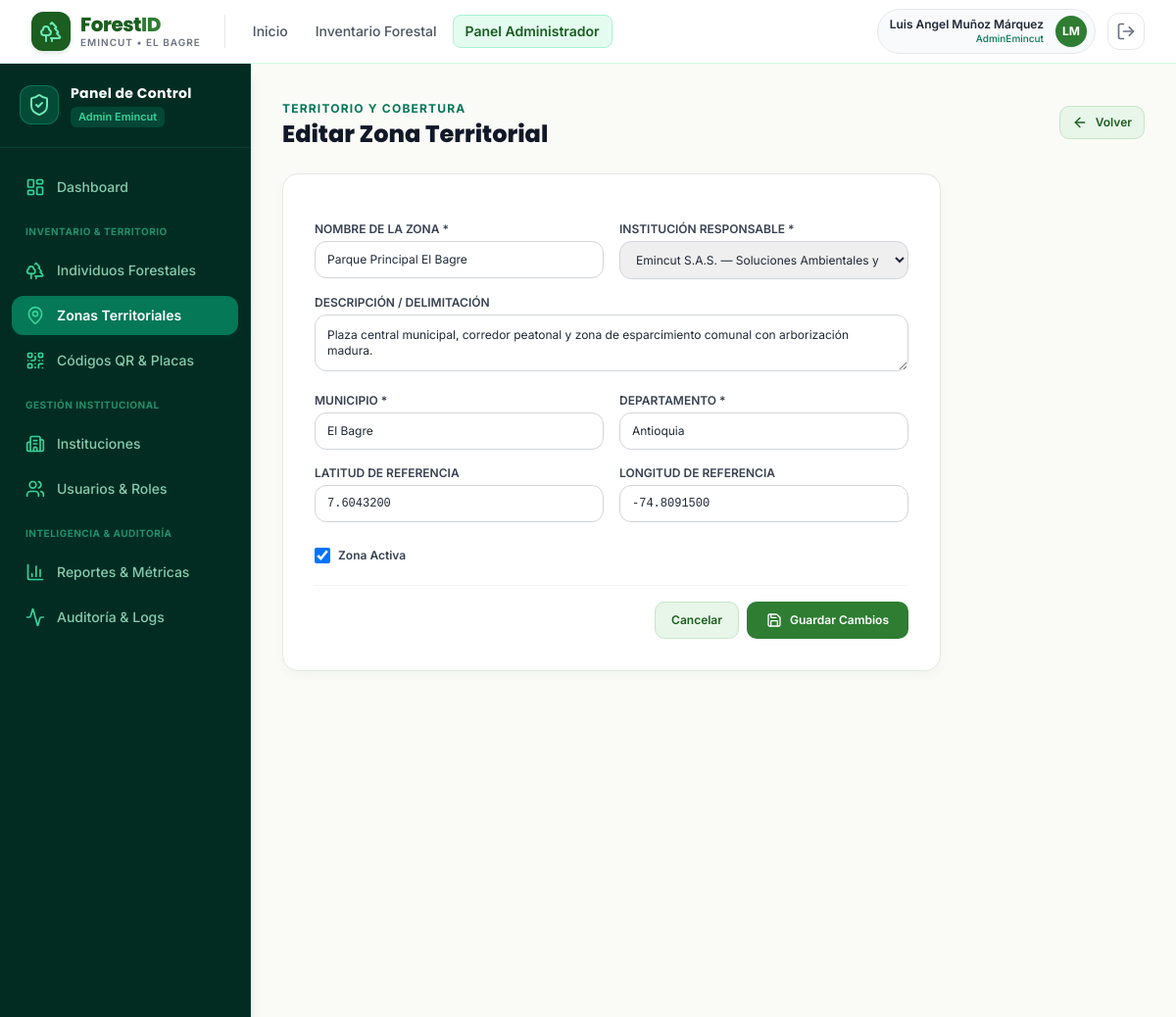
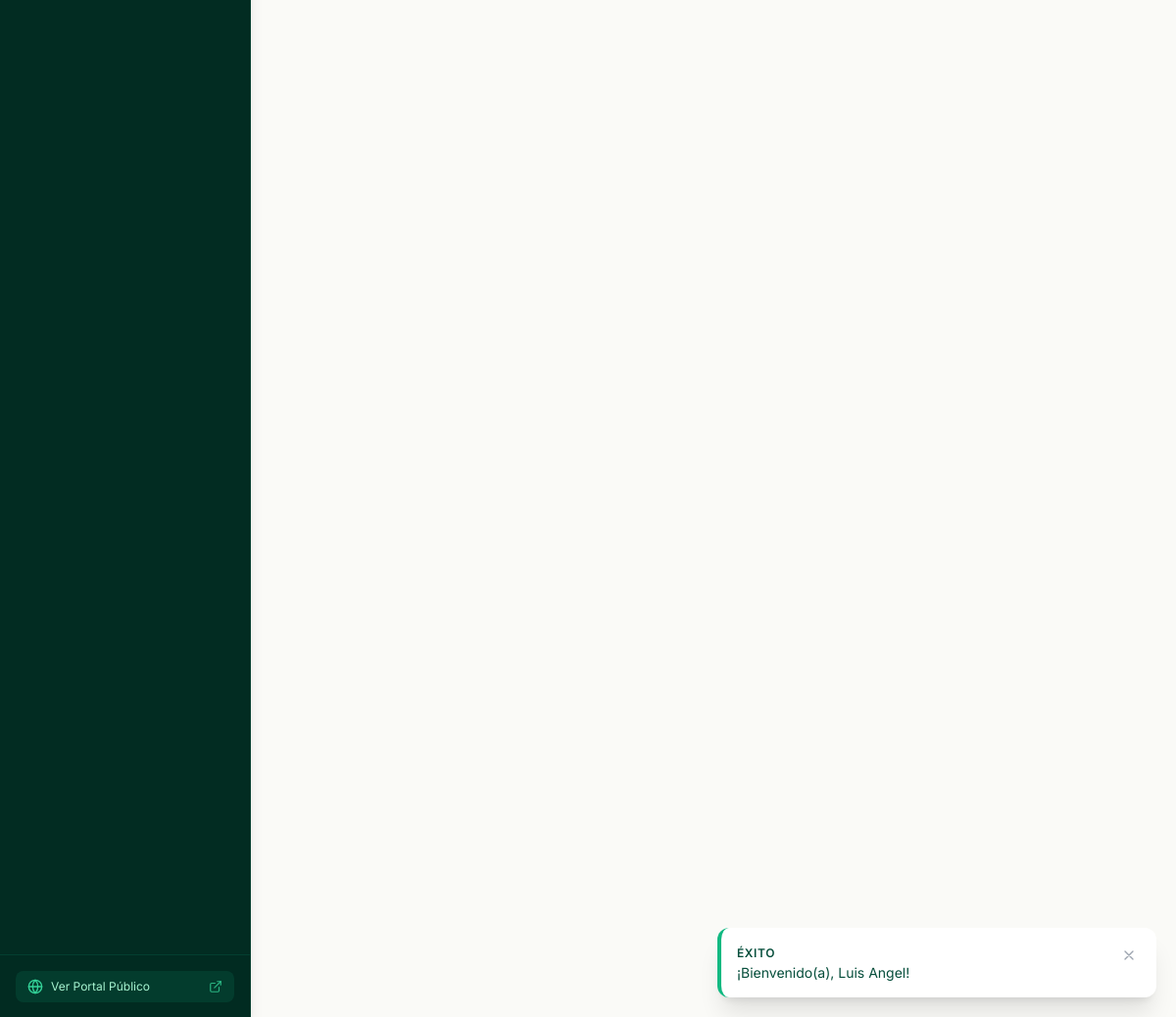
The app's page /admin/zonas/editar.php?id=44444444-4444-4444-4444-444444444401 (signed in) with its own data (2 pictures, top to bottom).
### tables this page shows
CREATE TABLE `zonas` (
    `id_zona` CHAR(36) NOT NULL DEFAULT (UUID()),
    `id_institucion` CHAR(36) NOT NULL,
    `nombre_zona` VARCHAR(100) NOT NULL,
    `descripcion` VARCHAR(255) NULL,
    `municipio` VARCHAR(100) NOT NULL DEFAULT 'El Bagre',
    `departamento` VARCHAR(100) NOT NULL DEFAULT 'Antioquia',
    `latitud_referencia` DECIMAL(10,7) NULL,
    `longitud_referencia` DECIMAL(10,7) NULL,
    `estado` TINYINT(1) NOT NULL DEFAULT 1 COMMENT '1: Activa, 0: Inactiva',
    `fecha_creacion` DATETIME NOT NULL DEFAULT CURRENT_TIMESTAMP,
    PRIMARY KEY (`id_zona`),
    CONSTRAINT `fk_zonas_instituciones` FOREIGN KEY (`id_institucion`) REFERENCES `instituciones` (`id_institucion`) ON UPDATE CASCADE ON DELETE RESTRICT,
    INDEX `idx_zonas_institucion` (`id_institucion`),
    INDEX `idx_zonas_municipio` (`municipio`)
);

CREATE TABLE `instituciones` (
    `id_institucion` CHAR(36) NOT NULL DEFAULT (UUID()),
    `nombre_institucion` VARCHAR(150) NOT NULL,
    `nit` VARCHAR(20) NOT NULL UNIQUE,
    `direccion` VARCHAR(200) NULL,
    `municipio` VARCHAR(100) NOT NULL DEFAULT 'El Bagre',
    `departamento` VARCHAR(100) NOT NULL DEFAULT 'Antioquia',
    `telefono_contacto` VARCHAR(20) NULL,
    `correo_contacto` VARCHAR(150) NULL,
    `logo_url` VARCHAR(255) NULL,
    `estado` TINYINT(1) NOT NULL DEFAULT 1 COMMENT '1: Activa, 0: Inactiva',
    `fecha_registro` DATETIME NOT NULL DEFAULT CURRENT_TIMESTAMP,
    PRIMARY KEY (`id_institucion`),
    INDEX `idx_institucion_municipio` (`municipio`, `departamento`)
);

### admin/zonas/editar.php (the view, shortened to what this page needs)
<?php
require_once __DIR__ . '/../../includes/funciones.php';
$id = $_GET['id'] ?? '';
$pdo = getDBConnection();
$stmt = $pdo->prepare("SELECT * FROM `zonas` WHERE `id_zona` = :id");
$stmt->execute([':id' => $id]);
$zona = $stmt->fetch();
$instituciones = $pdo->query("SELECT id_institucion, nombre_institucion FROM `instituciones` WHERE estado = 1 ORDER BY nombre_institucion ASC")->fetchAll();
require_once __DIR__ . '/../../includes/header.php';
require_once __DIR__ . '/../../includes/navbar.php';
?>
<div class="flex-1 flex flex-col md:flex-row">
    <?php require_once __DIR__ . '/../../includes/sidebar_admin.php'; ?>
    <main class="flex-1 p-6 sm:p-8 space-y-6 overflow-y-auto">
        <div class="flex items-center justify-between">
            <div>
                <span class="text-xs font-bold text-emerald-700 uppercase tracking-widest">Territorio y Cobertura</span>
                <h1 class="font-heading font-extrabold text-2xl text-gray-900">Editar Zona Territorial</h1>
            </div>
            <a href="<?= BASE_URL ?>admin/zonas/index.php" class="btn-forest-secondary text-xs py-2 px-3">
                <i data-lucide="arrow-left" class="w-4 h-4"></i> Volver
            </a>
        </div>
        <div class="forest-card p-6 sm:p-8 max-w-2xl">
            <form method="POST" action="editar.php?id=<?= urlencode($id) ?>" class="space-y-4">
                <div class="grid grid-cols-1 sm:grid-cols-2 gap-4">
                    <div>
                        <label for="nombre_zona" class="block text-xs font-semibold text-gray-700 uppercase mb-1">Nombre de la Zona *</label>
                        <input type="text" name="nombre_zona" id="nombre_zona" required value="<?= htmlspecialchars($zona['nombre_zona']) ?>" class="w-full py-2.5 px-3 border border-gray-300 rounded-xl text-xs focus:ring-2 focus:ring-emerald-600 outline-none">
                    </div>
                    <div>
                        <label for="id_institucion" class="block text-xs font-semibold text-gray-700 uppercase mb-1">Institución Responsable *</label>
                        <select name="id_institucion" id="id_institucion" required class="w-full py-2.5 px-3 border border-gray-300 rounded-xl text-xs focus:ring-2 focus:ring-emerald-600 outline-none">
                            <?php foreach ($instituciones as $inst): ?>
                                <option value="<?= $inst['id_institucion'] ?>" <?= ($zona['id_institucion'] === $inst['id_institucion']) ? 'selected' : '' ?>>
                                    <?= htmlspecialchars($inst['nombre_institucion']) ?>
                                </option>
                            <?php endforeach; ?>
                        </select>
                    </div>
                </div>
                <div>
                    <label for="descripcion" class="block text-xs font-semibold text-gray-700 uppercase mb-1">Descripción / Delimitación</label>
                    <textarea name="descripcion" id="descripcion" rows="2" class="w-full p-3 border border-gray-300 rounded-xl text-xs focus:ring-2 focus:ring-emerald-600 outline-none"><?= htmlspecialchars($zona['descripcion'] ?? '') ?></textarea>
                </div>
                <div class="grid grid-cols-1 sm:grid-cols-2 gap-4">
                    <div>
                        <label for="municipio" class="block text-xs font-semibold text-gray-700 uppercase mb-1">Municipio *</label>
                        <input type="text" name="municipio" id="municipio" required value="<?= htmlspecialchars($zona['municipio']) ?>" class="w-full py-2.5 px-3 border border-gray-300 rounded-xl text-xs focus:ring-2 focus:ring-emerald-600 outline-none">
                    </div>
                    <div>
                        <label for="departamento" class="block text-xs font-semibold text-gray-700 uppercase mb-1">Departamento *</label>
                        <input type="text" name="departamento" id="departamento" required value="<?= htmlspecialchars($zona['departamento']) ?>" class="w-full py-2.5 px-3 border border-gray-300 rounded-xl text-xs focus:ring-2 focus:ring-emerald-600 outline-none">
                    </div>
                </div>
                <div class="grid grid-cols-1 sm:grid-cols-2 gap-4">
                    <div>
                        <label for="latitud" class="block text-xs font-semibold text-gray-700 uppercase mb-1">Latitud de Referencia</label>
                        <input type="number" step="0.0000001" name="latitud" id="latitud" value="<?= htmlspecialchars($zona['latitud_referencia'] ?? '') ?>" class="w-full py-2.5 px-3 border border-gray-300 rounded-xl text-xs focus:ring-2 focus:ring-emerald-600 outline-none font-mono">
                    </div>
                    <div>
                        <label for="longitud" class="block text-xs font-semibold text-gray-700 uppercase mb-1">Longitud de Referencia</label>
                        <input type="number" step="0.0000001" name="longitud" id="longitud" value="<?= htmlspecialchars($zona['longitud_referencia'] ?? '') ?>" class="w-full py-2.5 px-3 border border-gray-300 rounded-xl text-xs focus:ring-2 focus:ring-emerald-600 outline-none font-mono">
                    </div>
                </div>
                <div class="pt-2">
                    <label class="inline-flex items-center gap-2 cursor-pointer">
                        <input type="checkbox" name="estado" value="1" <?= ($zona['estado'] == 1) ? 'checked' : '' ?> class="rounded text-emerald-600 focus:ring-emerald-500 w-4 h-4">
                        <span class="text-xs font-semibold text-gray-700">Zona Activa</span>
                    </label>
                </div>
                <div class="pt-4 border-t border-gray-100 flex justify-end gap-2">
                    <a href="<?= BASE_URL ?>admin/zonas/index.php" class="btn-forest-secondary text-xs py-2.5 px-4">Cancelar</a>
                    <button type="submit" class="btn-forest-primary text-xs py-2.5 px-5">
                        <i data-lucide="save" class="w-4 h-4"></i> Guardar Cambios
                    </button>
                </div>
            </form>
        </div>
    </main>
</div>
<?php require_once __DIR__ . '/../../includes/footer.php'; ?>

### assets/css/custom.css (style rules this page uses)
:root { --color-primary-dark: #1B5E20; --color-primary: #2E7D32; --color-primary-light: #4CAF50; --color-surface-soft: #E8F5E9; --color-surface-bg: #FAFAF7; --color-earth: #6D4C41; --color-text-main: #1F2937; }
body { background-color: var(--color-surface-bg); color: var(--color-text-main); font-family: 'Inter', -apple-system, BlinkMacSystemFont, "Segoe UI", Roboto, sans-serif; -webkit-font-smoothing: antialiased; }
h1, h2, h3, h4, h5, h6, .font-heading { font-family: 'Poppins', 'Inter', sans-serif; }
.forest-card { background: #FFFFFF; border: 1px solid #E5E9E2; border-radius: 1rem; box-shadow: 0 4px 12px -2px rgba(27, 94, 32, 0.05); transition: all 0.2s cubic-bezier(0.4, 0, 0.2, 1); }
.btn-forest-primary { background-color: #2E7D32; color: #FFFFFF; font-weight: 600; padding: 0.625rem 1.25rem; border-radius: 0.625rem; display: inline-flex; align-items: center; justify-content: center; gap: 0.5rem; transition: all 0.15s ease-in-out; }
.btn-forest-secondary { background-color: #E8F5E9; color: #1B5E20; font-weight: 600; padding: 0.625rem 1.25rem; border-radius: 0.625rem; display: inline-flex; align-items: center; justify-content: center; gap: 0.5rem; border: 1px solid #C8E6C9; transition: all 0.15s ease-in-out; }

### records on screen
zonas: nombre_zona "Parque Principal El Bagre", id_institucion "Emincut S.A.S. — Soluciones Ambientales y Forestales", descripcion "Plaza central municipal, corredor peatonal y zona de esparcimiento comunal con arborización madura.", municipio "El Bagre", departamento "Antioquia", latitud "7.6043200", longitud "-74.8091500", estado "☑"

### other values on screen
$cfg['badge'] "ÉXITO"
$mensaje "¡Bienvenido(a), Luis Angel!"
$usuario_actual['nombres'] . ' ' . $usuario_actual['apellidos'] "Luis Angel Muñoz Márquez"
$usuario_actual['nombre_rol'] "AdminEmincut"
